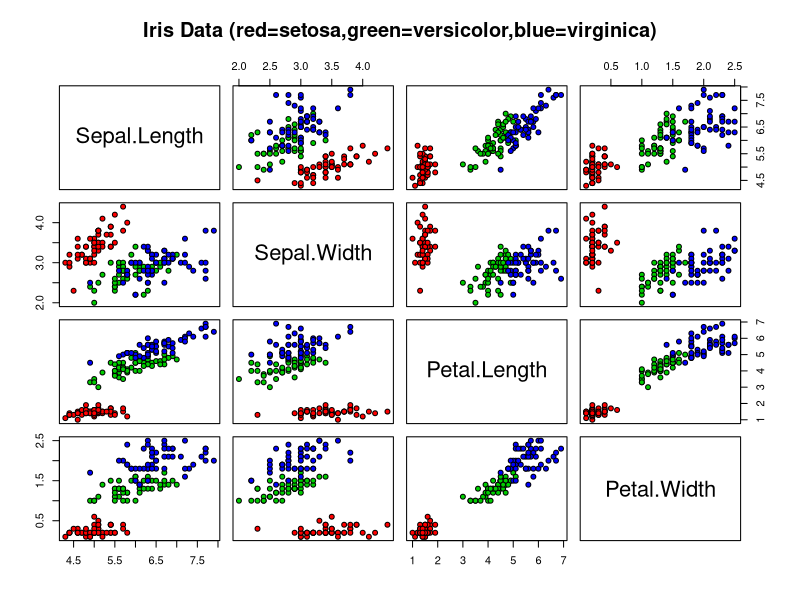

Generate this figure with R:
install.packages('e1071', dependencies = TRUE)
library(class) 
library(e1071)

pairs(iris[1:4], main = "Iris Data (red=setosa,green=versicolor,blue=virginica)",
      pch = 21, bg = c("red", "green3", "blue")[unclass(iris$Species)])

classifier<-naiveBayes(iris[,1:4], iris[,5]) 
table(predict(classifier, iris[,-5]), iris[,5])

conf.mat <- table(predict(classifier, iris[,-5]), iris[,5])
conf.mat

accuracy <- sum(diag(conf.mat))/nrow(iris)
accuracy

